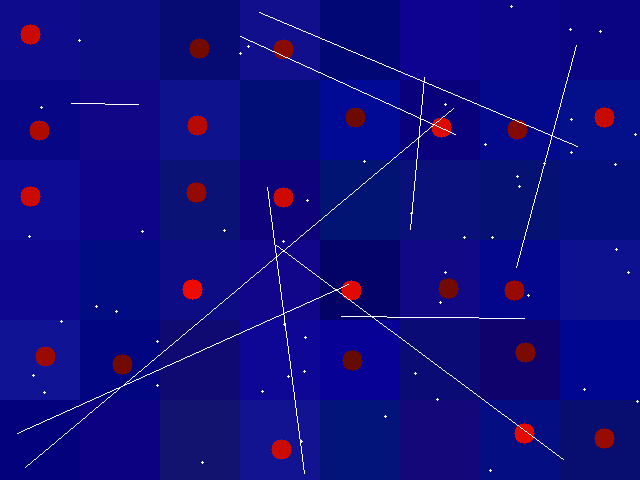
#> input picture _only/img-1.png, 640 x 480 px
$ python detekcijaVidea.py   (older library calls are emulated)
#> lines starting #> are read from the running program, lines starting #| are printed output that depends on the picture; after the words box and inside, x2 and y2 are one past the last pixel; in counts of white or black regions, pixels touching at a corner belong together; pictures that were not available may be replaced by others from this repository, and a replacement may not be noted
import numpy as np
import cv2
from datetime import datetime
from scipy import ndimage
import matplotlib.pyplot as plt
from skimage.measure import regionprops
from skimage.measure import label

def pronalazenjeLinije(Okvir):
    img_GRAY_gs = cv2.cvtColor(Okvir, cv2.COLOR_RGB2GRAY)  # konvert u grayscale
    # image_barcode_bin = cv2.threshold(img_GRAY_gs, 100, 200, cv2.THRESH_BINARY)   #adaptiveThreshold(img_GRAY_gs, 255,cv2.ADAPTIVE_THRESH_GAUSSIAN_C, cv2.THRESH_BINARY, 61,15)
    retSlike, image_bin = cv2.threshold(img_GRAY_gs, 100, 255, cv2.THRESH_OTSU)
    img, contours, hierarchy = cv2.findContours(image_bin, cv2.RETR_LIST, cv2.CHAIN_APPROX_SIMPLE)
    img = Okvir.copy()
    cv2.drawContours(img, contours, -1, (0, 255, 255), 4)  # Ovde sve konture naznaci
    # plt.imshow(img)
    # plt.show()

    contours_Tablica = []  # ovde ce biti samo konture koje pripadaju bar-kodu
    for contour in contours:  # za svaku konturu
        xx, yy, w, h = cv2.boundingRect(contour)
        if w > 3 and h > 5 and h < 400:  # uslov da kontura pripada (trebalo bi preko Krugova)
            contours_Tablica.append(contour)  # ova kontura pripada bar-kodu
            #print('Detektovano kontura(linija):  ' + str(len(contours_Tablica)))
            #print('Kordinate duzi su: ' + str(xx) + ',' + str(yy+h) + '  A druge tacke: ' + str(xx+w) +',' + str(yy)+ '  //Sirina je: ' + str(w) + ' __VISINA JE:  ' + str(h) )
            center, size, angle = cv2.minAreaRect(
                contour)
            return xx, yy , xx + w, yy, angle

def ZaDetekciju(Okvir):
    img_GRAY_gs = cv2.cvtColor(Okvir, cv2.COLOR_RGB2GRAY)  # konvert u grayscale
    retSlike, image_bin = cv2.threshold(img_GRAY_gs, 100, 255, cv2.THRESH_OTSU)
    img, contours, hierarchy = cv2.findContours(image_bin, cv2.RETR_LIST, cv2.CHAIN_APPROX_SIMPLE)

    contours_Tablica = []  # ovde ce biti samo konture koje pripadaju bar-kodu
    for contour in contours:  # za svaku konturu
        center, size, angle = cv2.minAreaRect(contour)  # pronadji pravougaonik minimalne povrsine koji ce obuhvatiti celu konturu
        width, height = size
        xx, yy, w, h = cv2.boundingRect(contour)
        x, y = center
        if w > 3 and h > 5 and h < 400:  # uslov da kontura pripada (trebalo bi preko Krugova)
                contours_Tablica.append(contour)  # ova kontura pripada bar-kodu
    img = Okvir.copy()
    cv2.drawContours(img, contours_Tablica, -1, (0, 255, 0), 2)
    #plt.imshow(img)
    #plt.show()

    return img, contours_Tablica, retSlike

def diffImg(t0, t1, t2):  # Function to calculate difference between images.
    # t0 = t0[150:410,190:420]
    # t1 = t1[150:410, 190:420]
    # t2 = t2[150:410, 190:420]

    d1 = cv2.absdiff(t2, t1)
    d2 = cv2.absdiff(t1, t0)
    return cv2.bitwise_and(d1, d2)

import os
dir = os.path.dirname(__file__)
filename = os.path.join(dir, 'Videos')

path, dirs, files = os.walk(filename).__next__()
file_count = len(files)

index = 0
threshold = 1
timeCheck = datetime.now().strftime('%Ss')

while index < len(files):       #Prolazak kroz sve videe iz foldera Videos
    winName = files[index]      # Davanje naziva
    cv2.namedWindow(winName)

    captureVideo = cv2.VideoCapture(path + '/' + files[index])  #'Videos/video-%d.avi' % index)

    trenutniFrame = 0
    brojevi_list = []


    while (captureVideo.isOpened()):
        ret, frame = captureVideo.read()
#> frame is the input picture: shape (480, 640, 3); mean B, G, R 128.2, 12, 15.4
        #cv2.imwrite('frames/' + files[index] + '00.png', frame)
        # t = cv2.cvtColor(captureVideo.read()[1], cv2.COLOR_RGB2GRAY)
        # t_plus = cv2.cvtColor(captureVideo.read()[1], cv2.COLOR_RGB2GRAY)

        #
        upper_red = np.array([255, 100, 100])
        lower_red = np.array([90, 0, 0])

        mask = cv2.inRange(frame, lower_red, upper_red)
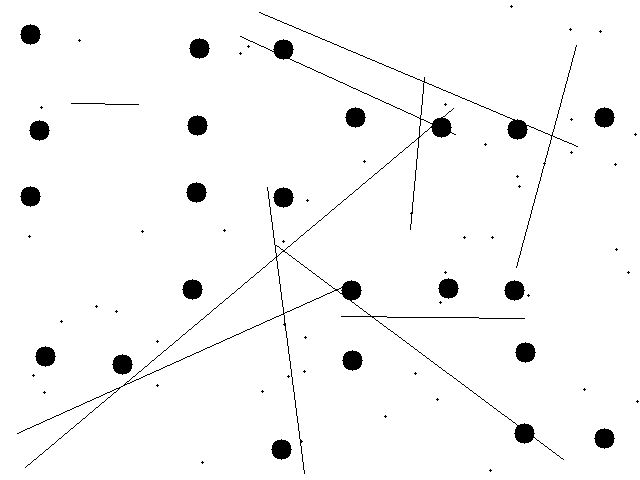
#> mask: shape (480, 640); 96.8% white; 66 black regions (46 under 20 px)
        output = cv2.bitwise_and(frame, frame, mask=mask)

        x1, y1, x2, y2,angle = pronalazenjeLinije(output)
#> in pronalazenjeLinije, `img_GRAY_gs = cv2.cvtColor(Okvir, cv2.COLOR_RGB2GRAY)`:
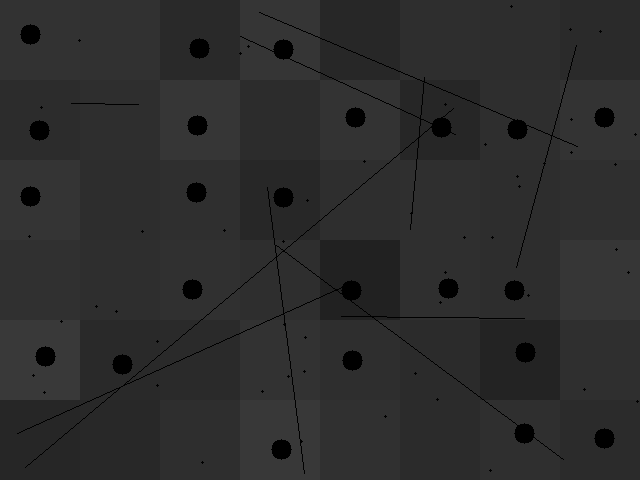
#> img_GRAY_gs: shape (480, 640); min 0, max 57, mean 44.3
#> in pronalazenjeLinije, `retSlike, image_bin = cv2.threshold(img_GRAY_gs, 100, 255, cv2.THRESH_..`: retSlike = 0
#> in pronalazenjeLinije, `img, contours, hierarchy = cv2.findContours(image_bin, cv2.RETR_LIST, ..`: contours = 1051 contours, 1009 with area under 20; largest, box (x1, y1, x2, y2) and area: (0, 0, 640, 480) 306081, (429, 116, 453, 139) 356, (506, 118, 530, 141) 354, (339, 279, 363, 303) 352, (271, 38, 295, 61) 352
#> in pronalazenjeLinije, `cv2.drawContours(img, contours, -1, (0, 255, 255), 4)`:
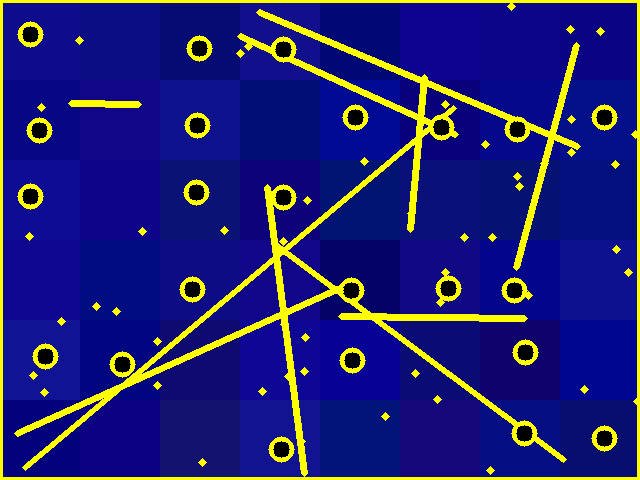
#> img: shape (480, 640, 3); mean B, G, R 114.7, 35, 34.7
#> the loop in pronalazenjeLinije, `for contour in contours:` made 56 passes
#> (xx, yy, w, h, center, size, angle) on pass 56: (299, 438, 5, 9, (300, 442), (7.16, 4.47), -63.43)
#> after the loop in pronalazenjeLinije, `for contour in contours:`: contours_Tablica = 1 item
#> x1 = 299; y1 = 438; x2 = 304; y2 = 438; angle = -63.43
       # print(str(x1)  + '  ' + str(x2) + ' ' + str(y1) )

        #cv2.imshow('Rotirana na osnovu ugla linije',t)
        rotativna1 = ndimage.rotate(cv2.cvtColor(captureVideo.read()[1],cv2.COLOR_RGB2GRAY), angle, reshape=False)
        rotativna2 = ndimage.rotate(cv2.cvtColor(captureVideo.read()[1],cv2.COLOR_RGB2GRAY), angle, reshape=False)
        rotativna3 = ndimage.rotate(cv2.cvtColor(captureVideo.read()[1],cv2.COLOR_RGB2GRAY), angle, reshape=False)

       # mask1 = cv2.inRange(rotativna1, lower_red, upper_red)
       # mask2 = cv2.inRange(rotativna2, lower_red, upper_red)
        #mask3 = cv2.inRange(rotativna3, lower_red, upper_red)

        RotiranaBezBoja = ndimage.rotate(output, angle, reshape=False)
        x1, y1, x2, y2, angle = pronalazenjeLinije(RotiranaBezBoja)
#> in pronalazenjeLinije (call 2), `retSlike, image_bin = cv2.threshold(img_GRAY_gs, 100, 255, cv2.THRESH_..`:
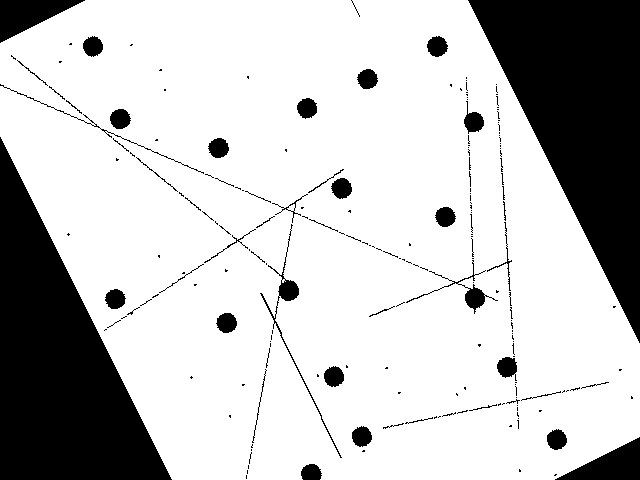
#> image_bin: shape (480, 640); 76.7% white; 203 black regions (152 under 20 px)
#> in pronalazenjeLinije (call 2), `retSlike, image_bin = cv2.threshold(img_GRAY_gs, 100, 255, cv2.THRESH_..`: retSlike = 22
#> in pronalazenjeLinije (call 2), `img, contours, hierarchy = cv2.findContours(image_bin, cv2.RETR_LIST, ..`: contours = 611 contours, 555 with area under 20; largest, box (x1, y1, x2, y2) and area: (0, 0, 640, 480) 243133, (259, 292, 343, 459) 443, (464, 283, 486, 315) 378, (463, 100, 485, 135) 376, (277, 278, 300, 302) 370
#> in pronalazenjeLinije (call 2), `cv2.drawContours(img, contours, -1, (0, 255, 255), 4)`:
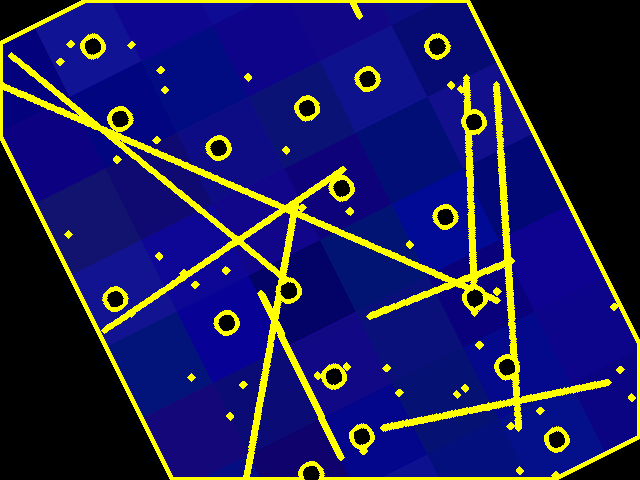
#> img: shape (480, 640, 3); mean B, G, R 89.2, 31.9, 31.7
#> the loop in pronalazenjeLinije, `for contour in contours:` made 14 passes
#> (xx, yy, w, h, center, size, angle) on pass 14: (252, 435, 4, 7, (253, 438), (4.24, 4.24), -45)
#> x1 = 252; y1 = 435; x2 = 256; y2 = 435; angle = -45

        t_minus = cv2.bitwise_and(rotativna1, rotativna1, mask=mask)
        t = cv2.bitwise_and(rotativna2, rotativna2, mask=mask)
        t_plus = cv2.bitwise_and(rotativna3, rotativna3, mask=mask)
        # x1-10:x1+100,y1:y2
        # cv2.imwrite('frames/' + files[index] + '%d.png' % trenutniFrame, frame)

        if cv2.countNonZero(diffImg(t_minus[x1:x2,y2-25:y1+50], t[x1:x2,y2-25:y1+50], t_plus[x1:x2,y2-25:y1+50])) >= threshold :
            # cv2.imwrite(datetime.now().strftime('%Y%m%d_%Hh%Mm%Ss%f') + '.jpg', dimg)
           #rotated = ndimage.rotate(output, angle, reshape=True)
            #RotiranaBezBoja = ndimage.rotate(frame, angle, reshape=False)qq
            cv2.imwrite('frames/' + files[index] +'%d.png' % trenutniFrame, frame)
            trenutniFrame+=1;

        if (ret == False):
            break

        #img = cv2.imread('dave.jpg')
        gray = cv2.cvtColor(frame, cv2.COLOR_BGR2GRAY)
        edges = cv2.Canny(gray, 60, 160, apertureSize=5)
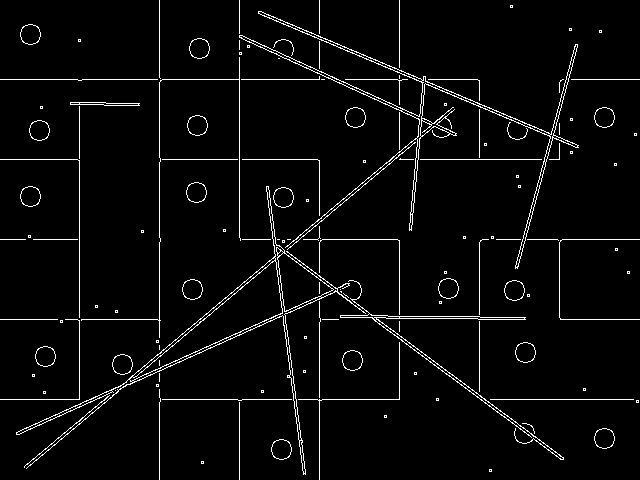
#> edges: shape (480, 640); 3.6% white in thin lines or dots

        lines = cv2.HoughLines(edges, 1, np.pi / 180, 100)
#> lines = 47 rows, first 8: [79, 1.57], [399, 1.57], [159, 0], [375, 0.873], [159, 1.57], [319, 0], [239, 1.57], [239, 0]

        upper_red = np.array([255, 120, 120])
        lower_red = np.array([90, 0, 0])

        mask = cv2.inRange(frame, lower_red, upper_red)
        output = cv2.bitwise_and(frame, frame, mask=mask)

        DataSlika, konturaLinije, slikaSaonturama = ZaDetekciju(output)
#> in ZaDetekciju, `retSlike, image_bin = cv2.threshold(img_GRAY_gs, 100, 255, cv2.THRESH_..`: retSlike = 0
#> in ZaDetekciju, `img, contours, hierarchy = cv2.findContours(image_bin, cv2.RETR_LIST, ..`: contours = 1051 contours, 1009 with area under 20; largest, box (x1, y1, x2, y2) and area: (0, 0, 640, 480) 306081, (429, 116, 453, 139) 356, (506, 118, 530, 141) 354, (339, 279, 363, 303) 352, (271, 38, 295, 61) 352
#> the loop in ZaDetekciju, `for contour in contours:` made 1051 passes
#> (contour, angle, width, height, xx, yy, w, h) on passes 2 to 4: ([[490, 468], [492, 470], [490, 472], [488, 470]], -45, 2.83, 2.83, 488, 468, 5, 5), ([[24, 467], [25, 466], [26, 467], [25, 468]], -45, 1.41, 1.41, 24, 466, 3, 3), ([[25, 466], [26, 465], [27, 466], [26, 467]], -45, 1.41, 1.41, 25, 465, 3, 3)
#> in ZaDetekciju, `cv2.drawContours(img, contours_Tablica, -1, (0, 255, 0), 2)`:
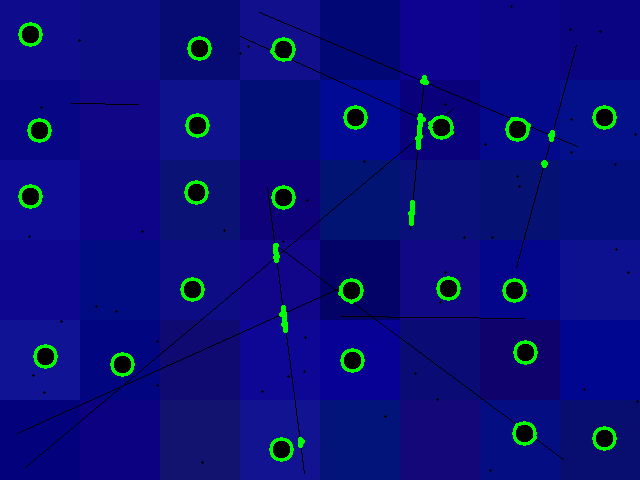
#> img: shape (480, 640, 3); mean B, G, R 124.1, 14.6, 9.1
        xx, yy, w, h = cv2.boundingRect(konturaLinije[0])

      #  ZaDetekciju(-frame)qq
        pts = np.array([[x1, y1-5], [x2, y2-5], [x2, y2 + 50], [x1 , y1 + 50]], np.int32)
        pts = pts.reshape((-1, 1, 2))
        cv2.polylines(rotativna2, [pts], True, (255, 255, 0))

        cv2.imshow(winName, rotativna2)
        # Display the -resulting frame
        if cv2.waitKey(90) & 0xFF == ord('q'):
            #captureVideo.release()
#> (key q is pressed here)
            break
    suma = 0
    for broj in brojevi_list:
        suma += broj[0]

    print ('Za video ' + (winName) + ' suma brojeva iznosi: ' + str(suma) + '\n')
    cv2.destroyWindow(winName)  # Kad izadje iz whil petlje unistava se
    index +=1
    #break   # proveravamo samo za jedan video

# When everything done, release the capture
captureVideo.release()

$ run again, on _only/img-10.png
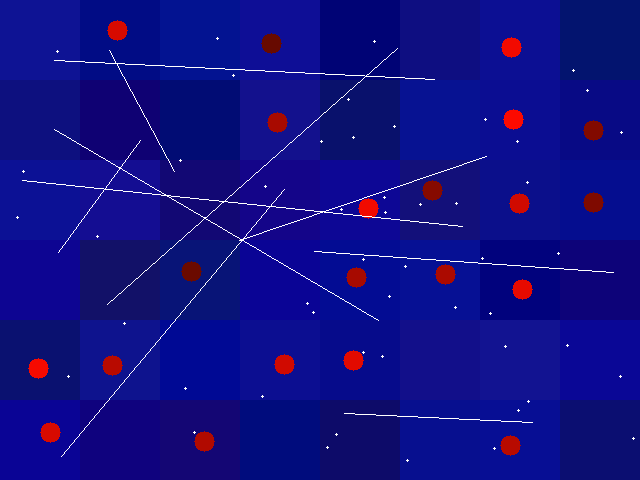
#> input picture _only/img-10.png, 640 x 480 px
#> frame is the input picture: shape (480, 640, 3); mean B, G, R 131.8, 14.4, 16.7
#> mask: shape (480, 640); 96.9% white; 73 black regions (50 under 20 px)
#> in pronalazenjeLinije, `retSlike, image_bin = cv2.threshold(img_GRAY_gs, 100, 255, cv2.THRESH_..`: retSlike = 0
#> in pronalazenjeLinije, `img, contours, hierarchy = cv2.findContours(image_bin, cv2.RETR_LIST, ..`: contours = 1042 contours, 943 with area under 20; largest, box (x1, y1, x2, y2) and area: (0, 0, 640, 480) 306081, (352, 197, 382, 220) 375, (499, 434, 522, 457) 346, (193, 430, 216, 453) 346, (39, 421, 62, 444) 346
#> the loop in pronalazenjeLinije, `for contour in contours:` made 23 passes
#> (xx, yy, w, h, center, size, angle) on pass 23: (499, 434, 23, 23, (510, 445), (21.21, 21.21), -45)
#> after the loop in pronalazenjeLinije, `for contour in contours:`: contours_Tablica = 1 contour; box (x1, y1, x2, y2) and area: (499, 434, 522, 457) 346
#> `x1, y1, x2, y2,angle = pronalazenjeLinije(output)`: x1 = 499; y1 = 434; x2 = 522; y2 = 434; angle = -45
#> image_bin: shape (480, 640); 77.3% white; 227 black regions (169 under 20 px)
#> in pronalazenjeLinije (call 2), `retSlike, image_bin = cv2.threshold(img_GRAY_gs, 100, 255, cv2.THRESH_..`: retSlike = 24
#> in pronalazenjeLinije (call 2), `img, contours, hierarchy = cv2.findContours(image_bin, cv2.RETR_LIST, ..`: contours = 489 contours, 410 with area under 20; largest, box (x1, y1, x2, y2) and area: (0, 0, 640, 480) 245422, (412, 109, 510, 201) 402, (417, 407, 440, 430) 357, (360, 241, 388, 264) 357, (84, 289, 107, 312) 352
#> in pronalazenjeLinije (call 2), `cv2.drawContours(img, contours, -1, (0, 255, 255), 4)`:
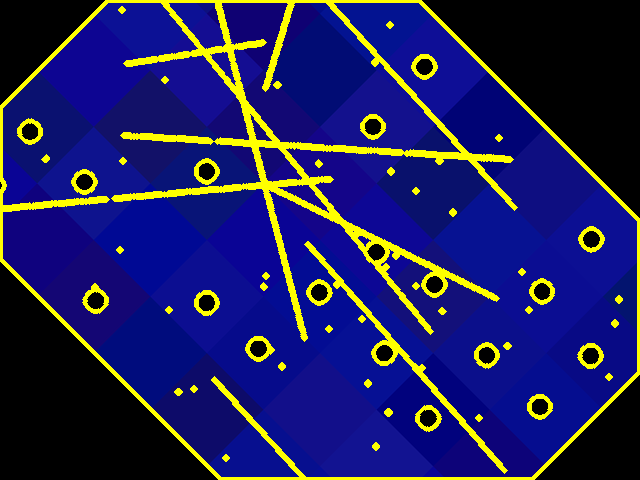
#> img: shape (480, 640, 3); mean B, G, R 93, 33.3, 32.5
#> the loop in pronalazenjeLinije, `for contour in contours:` made 20 passes
#> (xx, yy, w, h, center, size, angle) on pass 20: (277, 448, 16, 19, (284.5, 457), (2.83, 22.04), -42.88)
#> after the loop in pronalazenjeLinije, `for contour in contours:`: contours_Tablica = 1 contour; box (x1, y1, x2, y2) and area: (277, 448, 293, 467) 47
#> `x1, y1, x2, y2, angle = pronalazenjeLinije(RotiranaBezBoja)`: x1 = 277; y1 = 448; x2 = 293; y2 = 448; angle = -42.88
#> edges: shape (480, 640); 3.6% white in thin lines or dots
#> lines = 48 rows, first 8: [399, 1.57], [399, 0], [239, 1.57], [559, 0], [319, 1.57], [79, 0], [159, 0], [178, 1.68]
#> in ZaDetekciju, `retSlike, image_bin = cv2.threshold(img_GRAY_gs, 100, 255, cv2.THRESH_..`: retSlike = 0
#> in ZaDetekciju, `img, contours, hierarchy = cv2.findContours(image_bin, cv2.RETR_LIST, ..`: contours = 1042 contours, 943 with area under 20; largest, box (x1, y1, x2, y2) and area: (0, 0, 640, 480) 306081, (352, 197, 382, 220) 375, (499, 434, 522, 457) 346, (193, 430, 216, 453) 346, (39, 421, 62, 444) 346
#> the loop in ZaDetekciju, `for contour in contours:` made 1042 passes
#> (contour, angle, width, height, xx, yy, w, h) on passes 1 to 3: ([[407, 458], [409, 460], [407, 462], [405, 460]], -45, 2.83, 2.83, 405, 458, 5, 5), ([[60, 456], [61, 455], [62, 456], [61, 457]], -45, 1.41, 1.41, 60, 455, 3, 3), ([[61, 455], [62, 454], [63, 455], [62, 456]], -45, 1.41, 1.41, 61, 454, 3, 3)
#> in ZaDetekciju, `cv2.drawContours(img, contours_Tablica, -1, (0, 255, 0), 2)`:
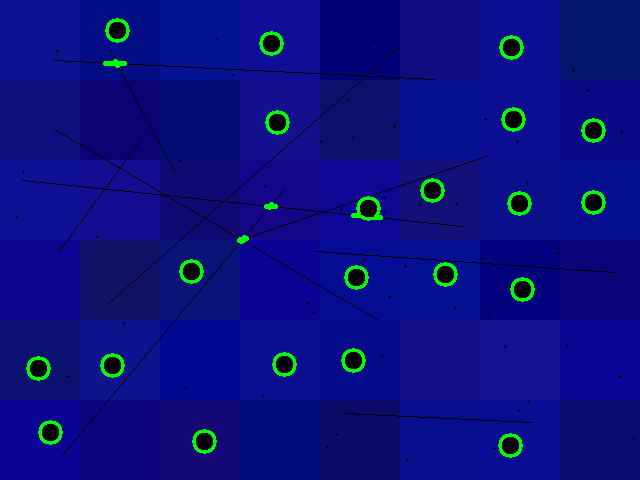
#> img: shape (480, 640, 3); mean B, G, R 127.8, 15.9, 10.1
